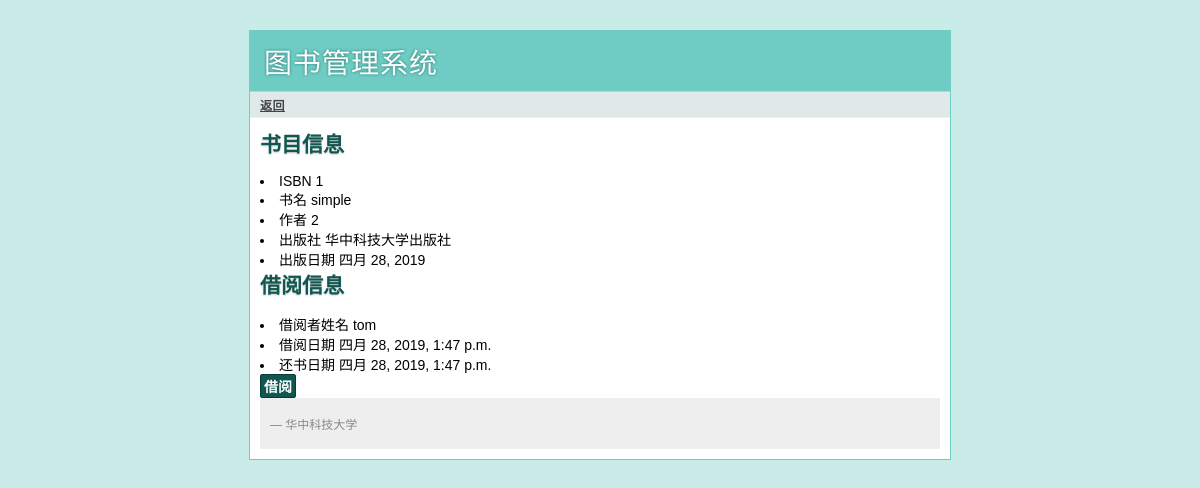
The page /bookmanage/bookinfo/1/ on the database its author committed.
### bookmanage/models.py (models this page shows, shortened)
class Book(models.Model):
    isbn = models.CharField(max_length=10, unique=True)
    name = models.CharField(max_length=30)
    author = models.CharField(max_length=15)
    publisher = models.CharField(max_length=30)
    publish_date = models.DateField()
    status = models.BooleanField(default=True)

class BorrowHistory(models.Model):
    user = models.ForeignKey(User, on_delete=models.CASCADE)
    book = models.ForeignKey(Book, on_delete=models.CASCADE)
    borrow_time = models.DateTimeField(auto_now_add=True)
    return_time = models.DateTimeField(auto_now_add=True)
    status = models.BooleanField(default=True)
    manage = BorrowHistoryManage()

class User(models.Model):
    account = models.CharField(max_length=15, blank=True)
    password = models.CharField(max_length=60, blank=True)
    name = models.CharField(max_length=15, blank=True)
    email = models.EmailField(blank=True)
    college = models.CharField(max_length=15, null=True, blank=True)
    status = models.BooleanField(default=False)

### bookmanage/views.py (the view)
# urls.py: url('^bookinfo/(\d+)/$', views.book_info, name='bookinfo'),
def book_info(request, bid):
    book = Book.objects.all().filter(pk=bid).first()
    borrow = BorrowHistory.manage.all().filter(book=book).filter(status=True).first()
    return render(request, 'bookmanage/reader_book.html', context={'book': book, 'borrow': borrow})

### templates/bookmanage/reader_book.html (shortened to what this page needs)
{% extends 'bookmanage/layout.html' %}
{% block link %}
	{% if book %}
	<a href="{% url 'bookmanage:query' %}"> 返回 </a>
	{% endif %}
{% endblock %}
{% block body %}
	<h2> 书目信息 </h2>
	{% if book %}
	<li> ISBN {{book.isbn}} </li>
	<li> 书名  {{book.name}} </li>
	<li> 作者  {{book.author}} </li>
	<li> 出版社 {{book.publisher}} </li>
	<li> 出版日期 {{book.publish_date}} </li>
	{% endif %}
	<div >
	  <h2 > 借阅信息 </h2>
	  {% if borrow  %}
	  <li> 借阅者姓名 {{borrow.user.name}}</li>
	  <li> 借阅日期  {{borrow.borrow_time}}</li>
	  <li> 还书日期  {{borrow.return_time}}</li>
	  {% else %}
	  <li> 无 </li>
	  {% endif %}
	  <form action="{% url 'bookmanage:borrowing'  book.id%}" method=post>
	    <div class=actions>
	      <input type=submit value="借阅">
	    </div>
	  </form>
{% endblock %}

### static/bookmanage/css/style.css (style rules this page uses)
a { color: #26776F; }
input[type="submit"] { background: #105751; border: 1px solid #073B36; padding: 1px 3px; font-family: 'Trebuchet MS', sans-serif; font-size: 14px; font-weight: bold; -moz-border-radius: 2px; -webkit-border-radius: 2px; color: white; }
div.page div.navigation a { color: #444; font-weight: bold; }
div.page h2 { margin: 0 0 15px 0; color: #105751; text-shadow: 0 1px 2px #ccc; }

### rows shown on the page
Book: isbn "1", name "simple", author "2", publisher "华中科技大学出版社", publish_date "四月 28, 2019"
BorrowHistory: user.name "tom", borrow_time "四月 28, 2019, 1:47 p.m.", return_time "四月 28, 2019, 1:47 p.m."
